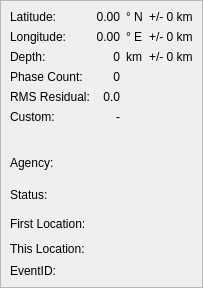
    <widget class="QFrame" name="frameInformation" >
     <property name="frameShape" >
      <enum>QFrame::StyledPanel</enum>
     </property>
     <property name="frameShadow" >
      <enum>QFrame::Raised</enum>
     </property>
     <layout class="QGridLayout" >
      <property name="margin" >
       <number>9</number>
      </property>
      <property name="spacing" >
       <number>6</number>
      </property>
      <item row="6" column="0" colspan="4" >
       <widget class="QLabel" name="labelVDistance" >
        <property name="text" >
         <string>&lt;Spacer></string>
        </property>
       </widget>
      </item>
      <item row="12" column="0" >
       <spacer>
        <property name="orientation" >
         <enum>Qt::Vertical</enum>
        </property>
        <property name="sizeHint" >
         <size>
          <width>20</width>
          <height>0</height>
         </size>
        </property>
       </spacer>
      </item>
      <item row="5" column="1" >
       <widget class="QLabel" name="_lbComment" >
        <property name="text" >
         <string>-</string>
        </property>
        <property name="alignment" >
         <set>Qt::AlignRight|Qt::AlignTrailing|Qt::AlignVCenter</set>
        </property>
       </widget>
      </item>
      <item row="5" column="0" >
       <widget class="QLabel" name="_lbCommentTxt" >
        <property name="text" >
         <string>Custom:</string>
        </property>
       </widget>
      </item>
      <item row="1" column="2" >
       <widget class="QLabel" name="_lbLongitudeUnit" >
        <property name="text" >
         <string>° E</string>
        </property>
        <property name="alignment" >
         <set>Qt::AlignLeading|Qt::AlignLeft|Qt::AlignVCenter</set>
        </property>
       </widget>
      </item>
      <item row="4" column="0" >
       <widget class="QLabel" name="_lbRMSTxt" >
        <property name="text" >
         <string>RMS Residual:</string>
        </property>
        <property name="alignment" >
         <set>Qt::AlignLeading|Qt::AlignLeft|Qt::AlignVCenter</set>
        </property>
       </widget>
      </item>
      <item row="11" column="1" colspan="3" >
       <widget class="QLabel" name="_lbEventID" >
        <property name="text" >
         <string/>
        </property>
       </widget>
      </item>
      <item row="3" column="0" >
       <widget class="QLabel" name="_lbNoPhasesTxt" >
        <property name="text" >
         <string>Phase Count:</string>
        </property>
        <property name="alignment" >
         <set>Qt::AlignLeading|Qt::AlignLeft|Qt::AlignVCenter</set>
        </property>
       </widget>
      </item>
      <item row="10" column="0" >
       <widget class="QLabel" name="_lbThisLocTxt" >
        <property name="text" >
         <string>This Location:</string>
        </property>
        <property name="alignment" >
         <set>Qt::AlignLeading|Qt::AlignLeft|Qt::AlignVCenter</set>
        </property>
       </widget>
      </item>
      <item row="0" column="0" >
       <widget class="QLabel" name="_lbLatitudeTxt" >
        <property name="text" >
         <string>Latitude:</string>
        </property>
        <property name="alignment" >
         <set>Qt::AlignLeading|Qt::AlignLeft|Qt::AlignVCenter</set>
        </property>
       </widget>
      </item>
      <item row="2" column="1" >
       <widget class="QLabel" name="_lbDepth" >
        <property name="text" >
         <string>0</string>
        </property>
        <property name="alignment" >
         <set>Qt::AlignRight|Qt::AlignTrailing|Qt::AlignVCenter</set>
        </property>
       </widget>
      </item>
      <item row="8" column="1" colspan="3" >
       <widget class="QLabel" name="_lbOriginStatus" >
        <property name="font" >
         <font>
          <family>Sans Serif</family>
          <pointsize>14</pointsize>
          <weight>50</weight>
          <italic>false</italic>
          <bold>false</bold>
          <underline>false</underline>
          <strikeout>false</strikeout>
         </font>
        </property>
        <property name="text" >
         <string/>
        </property>
        <property name="alignment" >
         <set>Qt::AlignLeading|Qt::AlignLeft|Qt::AlignVCenter</set>
        </property>
       </widget>
      </item>
      <item row="11" column="0" >
       <widget class="QLabel" name="_lbEventIDTxt" >
        <property name="text" >
         <string>EventID:</string>
        </property>
       </widget>
      </item>
      <item row="8" column="0" >
       <widget class="QLabel" name="_lbOriginStatusTxt" >
        <property name="text" >
         <string>Status:</string>
        </property>
        <property name="alignment" >
         <set>Qt::AlignLeading|Qt::AlignLeft|Qt::AlignVCenter</set>
        </property>
       </widget>
      </item>
      <item row="1" column="3" >
       <widget class="QLabel" name="_lbLongError" >
        <property name="text" >
         <string>+/- 0 km</string>
        </property>
        <property name="alignment" >
         <set>Qt::AlignLeading|Qt::AlignLeft|Qt::AlignVCenter</set>
        </property>
       </widget>
      </item>
      <item row="0" column="3" >
       <widget class="QLabel" name="_lbLatError" >
        <property name="sizePolicy" >
         <sizepolicy>
          <hsizetype>5</hsizetype>
          <vsizetype>5</vsizetype>
          <horstretch>1</horstretch>
          <verstretch>0</verstretch>
         </sizepolicy>
        </property>
        <property name="text" >
         <string>+/- 0 km</string>
        </property>
        <property name="alignment" >
         <set>Qt::AlignLeading|Qt::AlignLeft|Qt::AlignVCenter</set>
        </property>
       </widget>
      </item>
      <item row="2" column="2" >
       <widget class="QLabel" name="_lbDepthUnit" >
        <property name="text" >
         <string>km</string>
        </property>
        <property name="alignment" >
         <set>Qt::AlignLeading|Qt::AlignLeft|Qt::AlignVCenter</set>
        </property>
       </widget>
      </item>
      <item row="3" column="1" >
       <widget class="QLabel" name="_lbNoPhases" >
        <property name="text" >
         <string>0</string>
        </property>
        <property name="alignment" >
         <set>Qt::AlignRight|Qt::AlignTrailing|Qt::AlignVCenter</set>
        </property>
       </widget>
      </item>
      <item row="9" column="0" >
       <widget class="QLabel" name="_lbFirstLocTxt" >
        <property name="text" >
         <string>First Location:</string>
        </property>
        <property name="alignment" >
         <set>Qt::AlignLeading|Qt::AlignLeft|Qt::AlignVCenter</set>
        </property>
       </widget>
      </item>
      <item row="1" column="0" >
       <widget class="QLabel" name="_lbLongitudeTxt" >
        <property name="text" >
         <string>Longitude:</string>
        </property>
        <property name="alignment" >
         <set>Qt::AlignLeading|Qt::AlignLeft|Qt::AlignVCenter</set>
        </property>
       </widget>
      </item>
      <item row="7" column="1" colspan="3" >
       <widget class="QLabel" name="_lbAgency" >
        <property name="font" >
         <font>
          <family>Sans Serif</family>
          <pointsize>14</pointsize>
          <weight>50</weight>
          <italic>false</italic>
          <bold>false</bold>
          <underline>false</underline>
          <strikeout>false</strikeout>
         </font>
        </property>
        <property name="text" >
         <string/>
        </property>
        <property name="alignment" >
         <set>Qt::AlignLeading|Qt::AlignLeft|Qt::AlignVCenter</set>
        </property>
       </widget>
      </item>
      <item row="4" column="1" >
       <widget class="QLabel" name="_lbRMS" >
        <property name="text" >
         <string>0.0</string>
        </property>
        <property name="alignment" >
         <set>Qt::AlignRight|Qt::AlignTrailing|Qt::AlignVCenter</set>
        </property>
       </widget>
      </item>
      <item row="1" column="1" >
       <widget class="QLabel" name="_lbLongitude" >
        <property name="text" >
         <string>0.00</string>
        </property>
        <property name="alignment" >
         <set>Qt::AlignRight|Qt::AlignTrailing|Qt::AlignVCenter</set>
        </property>
       </widget>
      </item>
      <item row="0" column="2" >
       <widget class="QLabel" name="_lbLatitudeUnit" >
        <property name="sizePolicy" >
         <sizepolicy>
          <hsizetype>5</hsizetype>
          <vsizetype>5</vsizetype>
          <horstretch>0</horstretch>
          <verstretch>0</verstretch>
         </sizepolicy>
        </property>
        <property name="text" >
         <string>° N</string>
        </property>
        <property name="alignment" >
         <set>Qt::AlignLeading|Qt::AlignLeft|Qt::AlignVCenter</set>
        </property>
       </widget>
      </item>
      <item row="2" column="3" >
       <widget class="QLabel" name="_lbDepthError" >
        <property name="text" >
         <string>+/- 0 km</string>
        </property>
        <property name="alignment" >
         <set>Qt::AlignLeading|Qt::AlignLeft|Qt::AlignVCenter</set>
        </property>
       </widget>
      </item>
      <item row="7" column="0" >
       <widget class="QLabel" name="_lbAgencyTxt" >
        <property name="text" >
         <string>Agency:</string>
        </property>
        <property name="alignment" >
         <set>Qt::AlignLeading|Qt::AlignLeft|Qt::AlignVCenter</set>
        </property>
       </widget>
      </item>
      <item row="10" column="1" colspan="3" >
       <widget class="QLabel" name="_lbThisLocation" >
        <property name="font" >
         <font>
          <family>Verdana</family>
          <pointsize>12</pointsize>
          <weight>50</weight>
          <italic>false</italic>
          <bold>false</bold>
          <underline>false</underline>
          <strikeout>false</strikeout>
         </font>
        </property>
        <property name="text" >
         <string/>
        </property>
       </widget>
      </item>
      <item row="2" column="0" >
       <widget class="QLabel" name="_lbDepthTxt" >
        <property name="text" >
         <string>Depth:</string>
        </property>
        <property name="alignment" >
         <set>Qt::AlignLeading|Qt::AlignLeft|Qt::AlignVCenter</set>
        </property>
       </widget>
      </item>
      <item row="9" column="1" colspan="3" >
       <widget class="QLabel" name="_lbFirstLocation" >
        <property name="font" >
         <font>
          <family>Verdana</family>
          <pointsize>12</pointsize>
          <weight>50</weight>
          <italic>false</italic>
          <bold>false</bold>
          <underline>false</underline>
          <strikeout>false</strikeout>
         </font>
        </property>
        <property name="text" >
         <string/>
        </property>
       </widget>
      </item>
      <item row="0" column="1" >
       <widget class="QLabel" name="_lbLatitude" >
        <property name="sizePolicy" >
         <sizepolicy>
          <hsizetype>5</hsizetype>
          <vsizetype>5</vsizetype>
          <horstretch>0</horstretch>
          <verstretch>0</verstretch>
         </sizepolicy>
        </property>
        <property name="text" >
         <string>0.00</string>
        </property>
        <property name="alignment" >
         <set>Qt::AlignRight|Qt::AlignTrailing|Qt::AlignVCenter</set>
        </property>
       </widget>
      </item>
     </layout>
    </widget>
